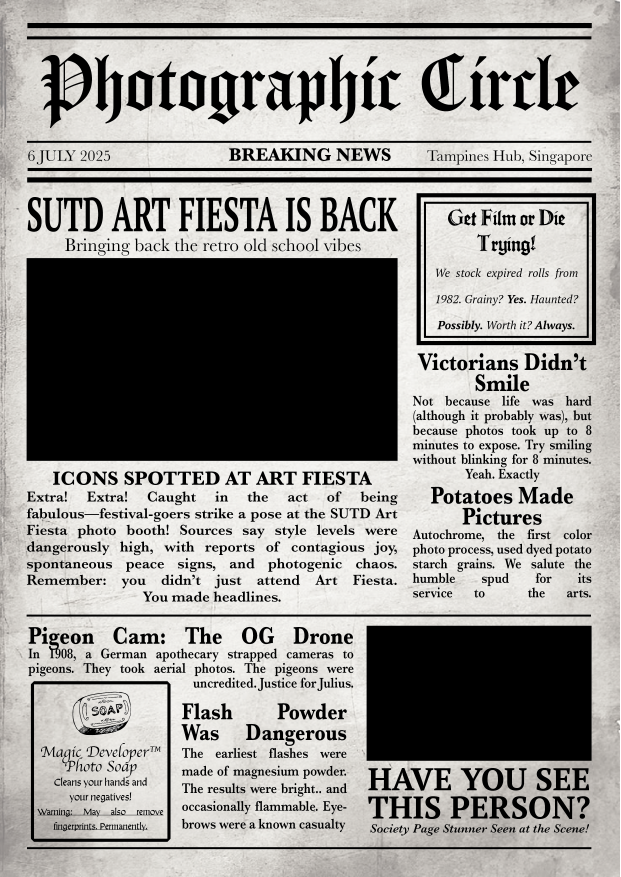
#> input picture overlay.png, 2481 x 3508 px, found by its file name (shown at 1/4 size)
$ python test9.py
#> lines starting #> are read from the running program, lines starting #| are printed output that depends on the picture; after the words box and inside, x2 and y2 are one past the last pixel; in counts of white or black regions, pixels touching at a corner belong together
### booth_imgproc.py
import cv2 as cv
import numpy as np
import typing

from pillow_lut import load_cube_file
import PIL.Image as img
from pathlib import Path

import time

class bound:
    offset = 5
    def __init__(self, contour: typing.Sequence[cv.typing.MatLike]):
        rect = cv.boundingRect(contour)
        self.xmin = rect[0] - bound.offset
        self.xmax = rect[0] + rect[2] + bound.offset
        self.ymin = rect[1] - bound.offset
        self.ymax = rect[1] + rect[3] + bound.offset
        self.topleft = (self.xmin, self.ymin)
        self.topright = (self.xmax, self.ymin)
        self.botleft = (self.xmin, self.ymax)
        self.botright = (self.xmax, self.ymax)
        toff = bound.offset + bound.offset
        self.width = rect[2] + toff
        self.height = rect[3] + toff
        self.size = (self.width, self.height)

stime = time.time()
# open overlay
overlay: cv.typing.MatLike = cv.imread("overlay.png", cv.IMREAD_UNCHANGED)
#> overlay is the input picture: shape (3508, 2481, 4); mean B, G, R, A 147.6, 150.4, 151.9, 205.4
overlayShape = overlay.shape[1], overlay.shape[0]
#> overlayShape = (2481, 3508)
# identify positioning for image(s)
alphamask = (overlay[:, :, 3] > 100).astype(np.uint8) * 255
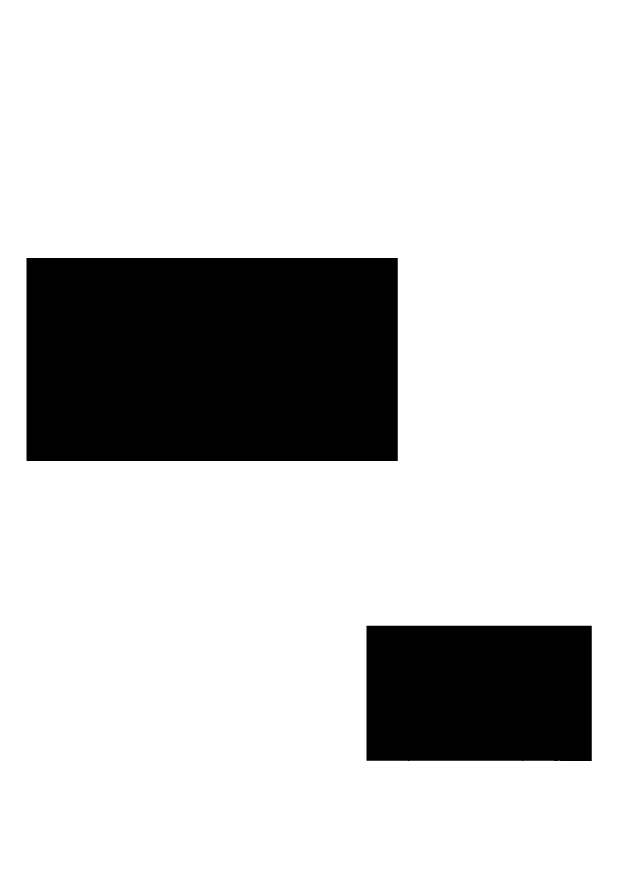
#> alphamask: shape (3508, 2481) (shown at 1/4 size); 80.6% white; 2 black regions
del overlay
contours, heirarchy = cv.findContours(alphamask, cv.RETR_LIST, cv.CHAIN_APPROX_SIMPLE)
#> contours = 3 contours; box (x1, y1, x2, y2) and area: (0, 0, 2481, 3508) 8697360, (105, 1031, 1592, 1845) 1208112, (1465, 2502, 2368, 3045) 488132
# store images' bounds
bounds: list[bound] = []
if len(contours)==0:
    raise Exception("Could not locate bounds for overlay image")
elif len(contours)==1:
    bounds.append(bound(contours[0]))
else:
    for c in contours[:-1]:
        bounds.append(bound(c))
#> this loop made 2 passes
#> after the loop, bounds = 2 items

# state management for posters
nbounds = len(bounds)
#> nbounds = 2


# open lut
# selectedlut = load_cube_file(r"C:\Users\yourmum\OneDrive - Singapore University of Technology and Design\Photobooths\photobooth_v3\sepia.CUBE")
#> (the run stopped early here; a loop or call above may not have finished)
